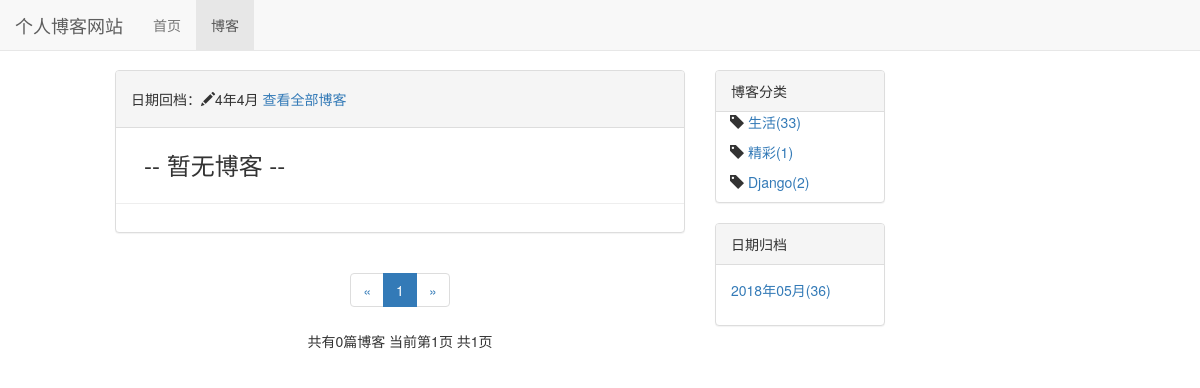
Screenshot of /blog/date/4/4 with the database file from the repository.
### blog/models.py (models this page shows, shortened)
class BlogType(models.Model):
    type_name = models.CharField(max_length= 10)

### blog/views.py (the view)
# urls.py: path('date/<int:year>/<int:month>',blog_date,name = 'blog_date'),
def blog_date(request,year,month):
    context = {}
    blogs_all_list = Blog.objects.filter(created_time__year = year,created_time__month = month)
    context = blog_public_basc(request, blogs_all_list)
    context['blog_with_date'] = '%s年%s月' %(year,month)
    return render(request,'blog/blog_date.html',context)

### blog/templates/blog/blog_date.html (shortened to what this page needs)
{% extends 'blog/blog_list.html' %}
{% block blog_list_title %}
<h5>
    日期回档：<span class="glyphicon glyphicon-pencil"></span>{{ blog_with_date }}
    <a href="{% url 'blog_list'%}">查看全部博客</a>
</h5>
{% endblock %}

### blog/templates/blog/blog_list.html (shortened to what this page needs)
{% extends 'base.html' %}
{% load staticfiles %}
{% load comment_tags %}
{% load like_tags %}
{% block nav_blog %}active{% endblock %}
{% block style_css %}
    <link rel="stylesheet" href="{% static 'blog.css' %}">
{% endblock %}
{% block content %}
    <div class="container-fluid">
        <div class="row">
            <div class="col-xs-12 col-sm-6 col-xs-offset-1">
                <div class="panel panel-default">
                    <div class="panel-heading">{% block blog_list_title %}博客{% endblock %}</div>
                    <div class="panel-boby">
                        {% for blog in blogs %}
                        <div class="blog">
                           <h3><a href="{% url 'blog_datail' blog.pk %}">{{ blog.title }}</a></h3>
                            <p class="blog-info">
                                <span class="glyphicon glyphicon-tag"></span><a href="{% url 'blogs_type' blog.type_name.pk %}">{{blog.type_name}}</a>
                                <span class="glyphicon glyphicon-time"></span>{{blog.created_time|date:"Y-m-d"}}
                                阅读({{blog.get_read_num }})
                                评论({% get_comment_count blog %})
                                点赞({% get_like_count blog %})
                            </p>
                            <p>{{ blog.content|striptags|safe|truncatechars:200}}</p>
                        </div>
                        {% empty%}
                            <div class="blog">
                                <h3>-- 暂无博客 --</h3>
                            </div>
                        {% endfor %}
                    </div>
                </div>
                <div class="paginator">
                      <ul class="pagination">
                        <li>
                            {% if page_of_blogs.has_previous %}
                                <a href="?page={{page_of_blogs.previous_page_number}}" aria-label="Previous">
                                    <span aria-hidden="true">&laquo;</span>
                                </a>
                            {% else %}
                                <span aria-hidden="true">&laquo;</span>
                            {% endif %}
                         </li>
                    {% for page_num in page_range %}
                          {% if page_num == page_of_blogs.number %}
                                <li class="active"><span>{{ page_num }}</span></li>
                          {% else %}
                                {% if page_num == '...'%}
                                    <li><span>{{ page_num }}</span></li>
                                {% else %}
                                    <li><a href="?page={{ page_num }}">{{ page_num }}</a></li>
                                {% endif %}
                          {% endif %}
                    {% endfor %}
                        <li>
                            {% if page_of_blogs.has_next %}
                                <a href="?page={{page_of_blogs.next_page_number}}" aria-label="Next">
                                    <span aria-hidden="true">&raquo;</span>
                                </a>
                            {% else %}
                                <span aria-hidden="true">&raquo;</span>
                            {% endif %}
                        </li>
                      </ul>
                    <p>
                        共有{{ page_of_blogs.paginator.count }}篇博客
                        当前第{{ page_of_blogs.number }}页 共{{ page_of_blogs.paginator.num_pages }}页
                    </p>
                </div>
            </div>
            <div class="hidden-xs col-sm-2">
                <div class="panel panel-default">
                    <div class="panel-heading">博客分类</div>
                    <div class="panel-boby">
                        {% for types in type_name %}
                        <ul class="blog_types">
                            <li>
                                <span class="glyphicon glyphicon-tag"></span>
                                <a href="{% url 'blogs_type' types.pk %}">{{types.type_name}}({{types.blog_count}})</a>
                            </li>
                        </ul>
                        {% endfor %}
                    </div>
                </div>
                <div class="panel panel-default">
                    <div class="panel-heading">日期归档</div>
                    <div class="panel-body">
                        <ul>
                            {% for blog_date,blog_count in blog_dates.items %}
                            <li><a href="{% url 'blog_date' blog_date.year blog_date.month%}">
                                {{blog_date|date:"Y年m月"}}({{ blog_count }})
                            <a></li>
                            {% endfor %}
                        </ul>
                    </div>
                </div>
            </div>
        </div>
    </div>
{% endblock %}

### static/base.css (style rules this page uses)
* { margin:0; padding:0; }
body { margin-top:70px!important; }
ul { list-style-type:none }

### blog/static/blog.css (style rules this page uses)
ul.blog_types { list-style-type:none; padding-right:1em; padding-left:1em; }
div.blog { margin-bottom:2em; padding-bottom:1em; padding-right:2em; padding-left:2em; border-bottom:1px solid #eee; }
div.blog h3 { margin-top:1em; }
div.paginator { text-align:center }

### rows the page displays
BlogType: type_name "生活", blog_count "33"
BlogType: type_name "精彩", blog_count "1"
BlogType: type_name "Django", blog_count "2"

### other values shown
{{ blog_with_date }} "4年4月"
{{ page_num }} "1"
{{ page_of_blogs.paginator.count }} "0"
{{ page_of_blogs.number }} "1"
{{ page_of_blogs.paginator.num_pages }} "1"
{{ blog_date|date:"Y年m月" }} "2018年05月"
{{ blog_count }} "36"
